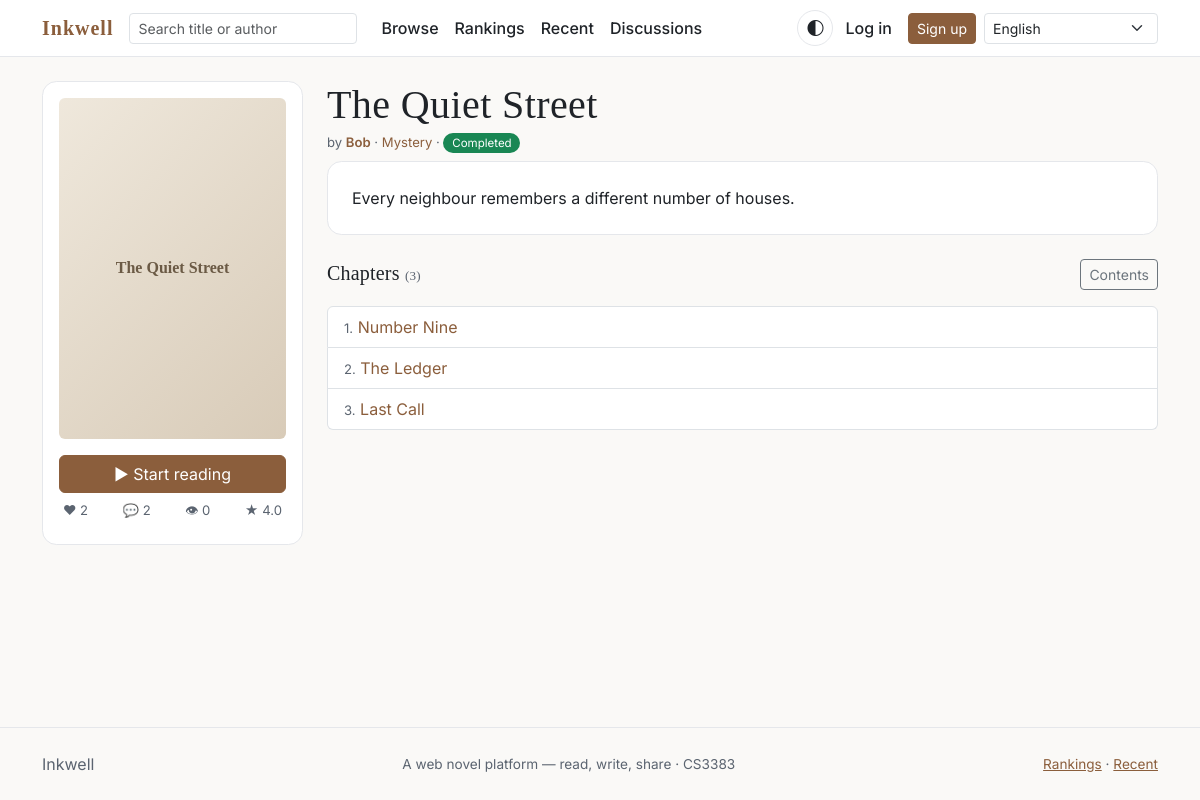
Screenshot of /novels/3/ with the database file from the repository.
### novels/models.py (models this page shows, shortened)
class Novel(models.Model):
    class Status(models.TextChoices):
        ONGOING = 'ongoing', _('Ongoing')
        COMPLETED = 'completed', _('Completed')
    author = models.ForeignKey(
        settings.AUTH_USER_MODEL,
        on_delete=models.CASCADE,
        related_name='novels',
        verbose_name=_('Author'),
    )
    category = models.ForeignKey(
        Category,
        on_delete=models.PROTECT,
        related_name='novels',
        verbose_name=_('Category'),
    )
    title = models.CharField(_('Title'), max_length=200)
    cover = models.ImageField(
        _('Cover'),
        upload_to='covers/',
        blank=True,
        null=True,
    )
    summary = models.TextField(_('Summary'), blank=True)
    status = models.CharField(
        _('Status'),
        max_length=20,
        choices=Status.choices,
        default=Status.ONGOING,
    )
    is_published = models.BooleanField(_('Published'), default=False)
    tags = models.ManyToManyField(
        Tag, blank=True, related_name='novels', verbose_name=_('Tags'))
    view_count = models.PositiveIntegerField(_('View count'), default=0)
    word_count = models.PositiveIntegerField(_('Word count'), default=0)
    created_at = models.DateTimeField(_('Created at'), auto_now_add=True)
    updated_at = models.DateTimeField(_('Updated at'), auto_now=True)
    objects = NovelQuerySet.as_manager()
    class Meta:
        verbose_name = _('Novel')
        verbose_name_plural = _('Novels')
        ordering = ['-updated_at']
        indexes = [
            models.Index(fields=['is_published', '-updated_at']),
        ]

class Category(models.Model):
    name = models.CharField(_('Name'), max_length=50, unique=True)
    class Meta:
        verbose_name = _('Category')
        verbose_name_plural = _('Categories')
        ordering = ['name']
    @property
    def label(self) -> str:
        return gettext(self.name)

class Chapter(models.Model):
    novel = models.ForeignKey(
        Novel,
        on_delete=models.CASCADE,
        related_name='chapters',
        verbose_name=_('Novel'),
    )
    volume = models.ForeignKey(
        Volume,
        on_delete=models.SET_NULL,
        null=True,
        blank=True,
        related_name='chapters',
        verbose_name=_('Volume'),
    )
    title = models.CharField(_('Chapter title'), max_length=200)
    content = models.TextField(_('Content'))
    order = models.PositiveIntegerField(_('Order'))
    is_active = models.BooleanField(_('Active'), default=True)
    is_draft = models.BooleanField(_('Draft'), default=False)
    scheduled_at = models.DateTimeField(
        _('Scheduled at'), null=True, blank=True,
        help_text=_('If set in the future, the chapter is hidden until then.'))
    view_count = models.PositiveIntegerField(_('View count'), default=0)
    word_count = models.PositiveIntegerField(_('Word count'), default=0)
    created_at = models.DateTimeField(_('Created at'), auto_now_add=True)
    published_at = models.DateTimeField(
        _('Published at'),
        default=timezone.now,
        help_text=_('Creation time. Chapters have no draft state.'),
    )
    objects = ChapterQuerySet.as_manager()
    class Meta:
        verbose_name = _('Chapter')
        verbose_name_plural = _('Chapters')
        ordering = ['order']
        constraints = [
            models.UniqueConstraint(
                fields=['novel', 'order'],
                name='unique_chapter_order_per_novel',
            ),
        ]
        indexes = [
            models.Index(fields=['novel', 'order']),
        ]
    def get_absolute_url(self) -> str:
        from django.urls import reverse
        return reverse(
            'novels:chapter_read',
            args=[self.novel_id, self.order],
        )

### accounts/models.py (models this page shows, shortened)
class Profile(models.Model):
    user = models.OneToOneField(
        User,
        on_delete=models.CASCADE,
        related_name='profile',
    )
    nickname = models.CharField(_('Nickname'), max_length=50, blank=True)
    bio = models.TextField(_('Bio'), blank=True)
    avatar = models.ImageField(
        _('Avatar'),
        upload_to='avatars/',
        blank=True,
        null=True,
    )
    email_verified = models.BooleanField(_('Email verified'), default=False)
    created_at = models.DateTimeField(_('Created at'), auto_now_add=True)
    updated_at = models.DateTimeField(_('Updated at'), auto_now=True)
    class Meta:
        verbose_name = _('Profile')
        verbose_name_plural = _('Profiles')
    @property
    def display_name(self) -> str:
        return self.nickname or self.user.username

### novels/views.py (the view)
# urls.py: path('novels/<int:pk>/', views.novel_detail, name='novel_detail'),
def novel_detail(request, pk):
    novel = get_object_or_404(
        Novel.objects.select_related('author', 'category'), pk=pk
    )
    is_author_or_admin = author_or_admin.can_edit(novel, request.user)
    if not novel.is_published and not is_author_or_admin:
        raise Http404(_('Novel not found.'))
    if novel.is_published and not is_author_or_admin:
        Novel.objects.filter(pk=novel.pk).update(view_count=F('view_count') + 1)
    chapters = novel.chapters.filter(is_active=True, is_draft=False).order_by('order')
    stats = novel.ratings.aggregate(avg=Avg('score'), total=Count('pk'))
    user_rating = None
    is_favorited = False
    if request.user.is_authenticated:
        user_rating = Rating.objects.filter(user=request.user, novel=novel).first()
        is_favorited = novel.favorites.filter(user=request.user).exists()
    context = {
        'novel': novel,
        'chapters': chapters,
        'is_author_or_admin': is_author_or_admin,
        'favorite_count': novel.favorites.count(),
        'comment_count': Comment.objects.active().filter(chapter__novel=novel).count(),
        'avg_score': stats['avg'],
        'rating_count': stats['total'],
        'user_rating': user_rating,
        'is_favorited': is_favorited,
        'progress': (
            ReadingProgress.objects.filter(user=request.user, novel=novel)
            .select_related('chapter')
            .first()
            if request.user.is_authenticated
            else None
        ),
    }
    return render(request, 'novels/novel_detail.html', context)

### accounts/permissions.py (called while the page is built)
    def can_edit(self, novel, user) -> bool:
        if user is None or not user.is_authenticated:
            return False
        if user.is_admin():
            return True
        return novel.author_id == user.pk

### interaction/models.py (called while the page is built)
    def active(self):
        return self.filter(is_active=True)

### templates/novels/novel_detail.html (shortened to what this page needs)
{% extends "base.html" %}
{% load i18n %}
{% block content %}
<div class="row g-4">
  <aside class="col-12 col-md-4 col-lg-3">
    <div class="surface-card p-3 sticky-lg-top" style="top:5rem;">
      {% if novel.cover %}
        <img src="{{ novel.cover.url }}" alt="{{ novel.title }}" class="novel-cover rounded mb-3">
      {% else %}
        <div class="novel-cover-placeholder rounded mb-3">{{ novel.title }}</div>
      {% endif %}
      {% if progress %}
        <a class="btn btn-accent w-100 mb-2" href="{{ progress.chapter.get_absolute_url }}">
          ▶ {% trans "Continue reading" %} · {% trans "Chapter" %} {{ progress.chapter.order }}
        </a>
      {% elif chapters %}
        <a class="btn btn-accent w-100 mb-2" href="{{ chapters.0.get_absolute_url }}">
          ▶ {% trans "Start reading" %}
        </a>
      {% endif %}
      <div class="meta-sm d-flex justify-content-between px-1 mb-2">
        <span>❤ {{ favorite_count }}</span>
        <span>💬 {{ comment_count }}</span>
        <span>👁 {{ novel.view_count }}</span>
        <span>★ {% if avg_score %}{{ avg_score|floatformat:1 }}{% else %}–{% endif %}</span>
      </div>
    </div>
  </aside>
  <div class="col-12 col-md-8 col-lg-9">
    <div class="d-flex align-items-start justify-content-between gap-3 flex-wrap">
      <div>
        <h1 class="mb-1">{{ novel.title }}</h1>
        <p class="meta-sm mb-2">
          {% trans "by" %}
          <a href="{% url 'accounts:author_profile' novel.author.username %}" class="text-decoration-none fw-semibold">{{ novel.author.profile.display_name }}</a>
          · <a href="{% url 'novels:novel_list' %}?category={{ novel.category.pk }}" class="text-decoration-none">{{ novel.category.label }}</a>
          · <span class="status-badge {% if novel.status == 'completed' %}text-bg-success{% else %}text-bg-dark{% endif %}">
              {% if novel.status == "completed" %}{% trans "Completed" %}{% else %}{% trans "Ongoing" %}{% endif %}
            </span>
        </p>
      </div>
    </div>
    {% if novel.summary %}
      <div class="surface-card p-3 p-md-4 mb-4" style="white-space: pre-wrap;">{{ novel.summary }}</div>
    {% endif %}
    <div class="section-head" style="margin-top:0;">
      <h2>{% trans "Chapters" %} <span class="meta-sm">({{ chapters|length }})</span></h2>
      <a class="btn btn-sm btn-outline-secondary" href="{% url 'novels:chapter_toc' novel.pk %}">{% trans "Contents" %}</a>
    </div>
    {% if chapters %}
      <div class="list-group mb-3">
        {% for chapter in chapters %}
          <div class="list-group-item d-flex justify-content-between align-items-center gap-2">
            <a href="{{ chapter.get_absolute_url }}" class="text-decoration-none flex-grow-1">
              <span class="meta-sm">{{ chapter.order }}.</span> {{ chapter.title }}
            </a>
          </div>
        {% endfor %}
      </div>
    {% else %}
      <div class="empty-state"><span class="emoji">📝</span>{% trans "No chapters yet." %}</div>
    {% endif %}
  </div>
</div>
{% endblock %}

### static/css/site.css (style rules this page uses)
:root { --ink: #1f2328; --muted: #5b6470; --line: #e5e7eb; --accent: #8b5e3c; --accent-strong: #6f4a2d; --bg: #faf9f7; --surface: #ffffff; --surface-2: #f3efe9; --shadow-sm: 0 1px 2px rgba(0,0,0,.05); --shadow-md: 0 6px 24px rgba(31,35,40,.08); --radius: 0.9rem; --radius-sm: 0.5rem; --border: 1px solid var(--line); --focus: 0 0 0 3px rgba(139,94,60,.45); --space-1: 4px; --space-2: 8px; --space-3: 12px; --space-4: 16px; --space-5: 24px; --space-6: 32px; --text-xs: .75rem; --text-sm: .875rem; --text-base: 1rem; --text-lg: 1.25rem; --text-xl: 1.5rem; --text-2xl: 2rem; --serif: 'Noto Serif TC', Georgia, serif; --sans: 'Inter', system-ui, -apple-system, 'Segoe UI', 'Noto Sans TC', sans-serif; --reader-font: var(--serif); --reader-size: 1.0625rem; --reader-line: 1.75; --line-length: 38rem; }
body { font-family: var(--sans); color: var(--ink); background: var(--bg); min-height: 100vh; display: flex; flex-direction: column; -webkit-font-smoothing: antialiased; }
h1, h2, h3, .display-6 { font-family: var(--serif); letter-spacing: .01em; }
a { color: var(--accent); }
.novel-cover-placeholder { aspect-ratio: 2/3; display: flex; align-items: center; justify-content: center; padding: 1rem; text-align: center; font-family: var(--serif); font-weight: 700; color: #6b5a45; background: linear-gradient(135deg,#efe8dc,#d8cbb8); }
.status-badge { font-size: .72rem; padding: .2rem .55rem; border-radius: 999px; }
.meta-sm { color: var(--muted); font-size: .82rem; }
.section-head { display: flex; justify-content: space-between; align-items: baseline; margin: 2rem 0 1rem; }
.section-head h2 { font-size: 1.25rem; margin: 0; }
.btn-accent { background: var(--accent); border-color: var(--accent); color: #fff; }
.surface-card { background: var(--surface); border: 1px solid var(--line); border-radius: var(--radius); }

### rows the page displays
Novel: title "The Quiet Street", view_count "0", author.profile.display_name "Bob", category.label "Mystery", summary "Every neighbour remembers a different number of houses."
Chapter: order "1", title "Number Nine"
Chapter: order "2", title "The Ledger"
Chapter: order "3", title "Last Call"

### other values shown
{{ favorite_count }} "2"
{{ comment_count }} "2"
{{ avg_score|floatformat:1 }} "4.0"
{{ chapters|length }} "3"
form field language "English"
